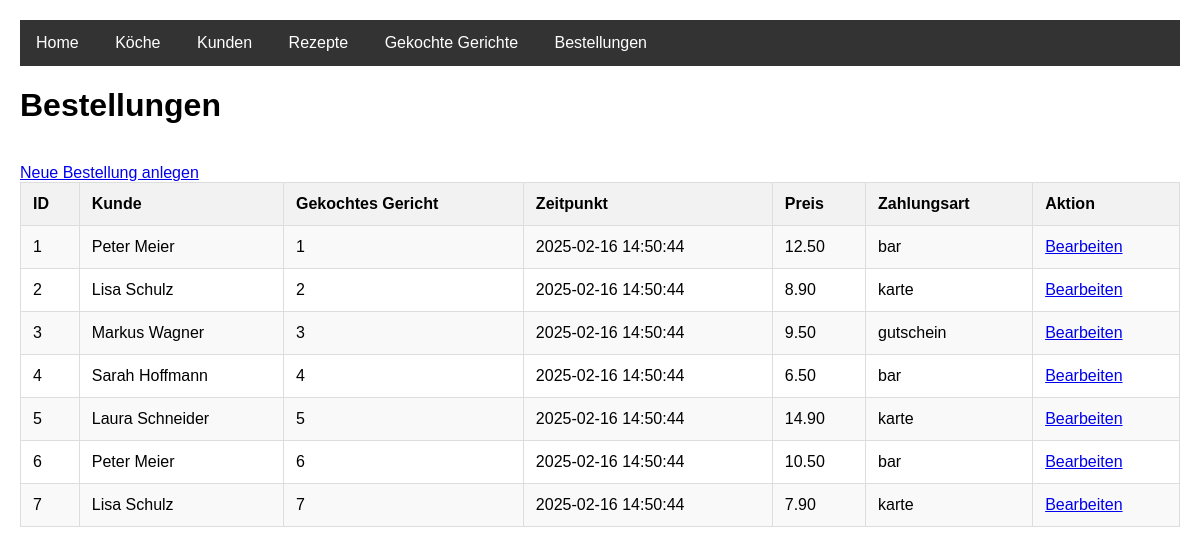
/bestellungen.php, run on the app's committed database.
### tables this page shows
CREATE TABLE Bestellung (
    bestellungID INT PRIMARY KEY AUTO_INCREMENT,
    kundeID INT NOT NULL,
    gekochtesgerichtID INT NOT NULL,
    zeitpunkt TIMESTAMP DEFAULT CURRENT_TIMESTAMP,
    preis DECIMAL(10,2),
    zahlungsart ENUM('bar', 'karte', 'gutschein'),
    FOREIGN KEY (kundeID) REFERENCES Kunde(kundeID),
    FOREIGN KEY (gekochtesgerichtID) REFERENCES GekochtesGericht(gekochtesgerichtID)
);

CREATE TABLE GekochtesGericht (
    gekochtesgerichtID INT PRIMARY KEY AUTO_INCREMENT,
    kochID INT NOT NULL,
    rezeptID INT NOT NULL,
    FOREIGN KEY (kochID) REFERENCES Koch(kochID),
    FOREIGN KEY (rezeptID) REFERENCES Rezept(rezeptID)
);

### bestellungen.php (the view, shortened to what this page needs)
<!DOCTYPE HTML>
<html lang="de">
<head>
    <link rel="stylesheet" type="text/css" href="styles.css" />
</head>
<body>
    <?php require_once("navigation.inc.php"); ?>
    <h1>Bestellungen</h1>
    <br>
    <a href="bestellung_anlegen.php" class="button">Neue Bestellung anlegen</a>
    <?php
    require_once("db.inc.php");
    $result = $mysqli->query("SELECT
        b.bestellungID,
        CONCAT(k.vorname, ' ', k.nachname) AS kundenname,
        gg.gekochtesgerichtID,
        b.zeitpunkt,
        b.preis,
        b.zahlungsart
    FROM Bestellung b
    JOIN Kunde k ON b.kundeID = k.kundeID
    JOIN GekochtesGericht gg ON b.gekochtesgerichtID = gg.gekochtesgerichtID");
    if ($result->num_rows > 0) {
        echo '<div class="table-container">';
        echo '<table>';
        echo '<tr><th>ID</th><th>Kunde</th><th>Gekochtes Gericht</th><th>Zeitpunkt</th><th>Preis</th><th>Zahlungsart</th><th>Aktion</th></tr>';
        while ($row = $result->fetch_assoc()) {
            echo '<tr>';
            echo '<td>' . $row['bestellungID'] . '</td>';
            echo '<td>' . htmlspecialchars($row['kundenname']) . '</td>';
            echo '<td>' . htmlspecialchars($row['gekochtesgerichtID']) . '</td>';
            echo '<td>' . htmlspecialchars($row['zeitpunkt']) . '</td>';
            echo '<td>' . htmlspecialchars($row['preis']) . '</td>';
            echo '<td>' . htmlspecialchars($row['zahlungsart']) . '</td>';
            echo '<td><a href="bestellung_bearbeiten.php?id=' . $row['bestellungID'] . '">Bearbeiten</a></td>';
            echo '</tr>';
        }
        echo '</table>';
        echo '</div>';
    } else {
        echo "Keine Bestellungen gefunden.";
    }
    ?>
</body>
</html>

### styles.css (style rules this page uses)
body { font-family: Arial, sans-serif; margin: 20px; }
.table-container { width: 100%; overflow-x: auto; }
.table-container table { width: 100%; border-collapse: collapse; margin-bottom: 20px; }
.table-container th, .table-container td { border: 1px solid #ddd; padding: 12px; text-align: left; }
.table-container th { background-color: #f2f2f2; }
.table-container tr:nth-child(even) { background-color: #f9f9f9; }
.table-container { overflow-x: auto; }

### data on the page
bestellung: bestellungID "1", kundenname "Peter Meier", gekochtesgerichtID.gekochtesgerichtID "1", zeitpunkt "2025-02-16 14:50:44", preis "12.50", zahlungsart "bar"
bestellung: bestellungID "2", kundenname "Lisa Schulz", gekochtesgerichtID.gekochtesgerichtID "2", zeitpunkt "2025-02-16 14:50:44", preis "8.90", zahlungsart "karte"
bestellung: bestellungID "3", kundenname "Markus Wagner", gekochtesgerichtID.gekochtesgerichtID "3", zeitpunkt "2025-02-16 14:50:44", preis "9.50", zahlungsart "gutschein"
bestellung: bestellungID "4", kundenname "Sarah Hoffmann", gekochtesgerichtID.gekochtesgerichtID "4", zeitpunkt "2025-02-16 14:50:44", preis "6.50", zahlungsart "bar"
bestellung: bestellungID "5", kundenname "Laura Schneider", gekochtesgerichtID.gekochtesgerichtID "5", zeitpunkt "2025-02-16 14:50:44", preis "14.90", zahlungsart "karte"
bestellung: bestellungID "6", kundenname "Peter Meier", gekochtesgerichtID.gekochtesgerichtID "6", zeitpunkt "2025-02-16 14:50:44", preis "10.50", zahlungsart "bar"
bestellung: bestellungID "7", kundenname "Lisa Schulz", gekochtesgerichtID.gekochtesgerichtID "7", zeitpunkt "2025-02-16 14:50:44", preis "7.90", zahlungsart "karte"
